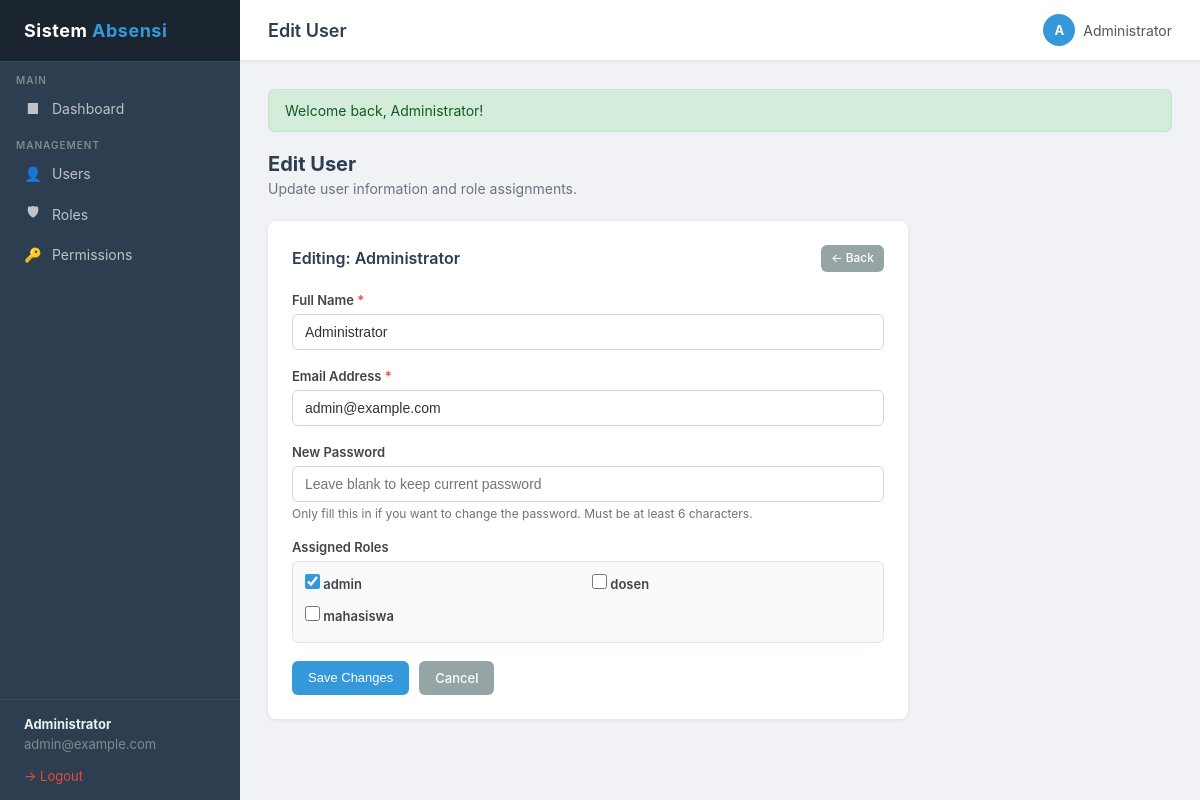
/index.php?page=users&action=edit&id=1 (signed in), run on the app's committed database.
### tables this page shows
CREATE TABLE IF NOT EXISTS users (
    id         INT AUTO_INCREMENT PRIMARY KEY,
    name       VARCHAR(100) NOT NULL,
    email      VARCHAR(100) UNIQUE NOT NULL,
    password   VARCHAR(255) NOT NULL,
    created_at TIMESTAMP DEFAULT CURRENT_TIMESTAMP,
    updated_at TIMESTAMP DEFAULT CURRENT_TIMESTAMP ON UPDATE CURRENT_TIMESTAMP
);

CREATE TABLE IF NOT EXISTS roles (
    id          INT AUTO_INCREMENT PRIMARY KEY,
    name        VARCHAR(50) UNIQUE NOT NULL,
    description VARCHAR(255),
    created_at  TIMESTAMP DEFAULT CURRENT_TIMESTAMP
);

### controllers/UserController.php (called while the page is built, shortened)
<?php
require_once __DIR__ . '/../core/Auth.php';
require_once __DIR__ . '/../models/User.php';
require_once __DIR__ . '/../models/Role.php';
class UserController {
    public function edit(int $id): void {
        $user = User::findById($id);
        $roles      = Role::findAll();
        $userRoles  = User::getRoles($id);
        $userRoleIds = array_column($userRoles, 'id');
        require __DIR__ . '/../views/users/edit.php';
    }
}

### core/Auth.php (called while the page is built, shortened)
<?php
require_once __DIR__ . '/../models/User.php';
class Auth {
    public static function user(): array|null {
        return $_SESSION['auth_user'] ?? null;
    }
    public static function hasPermission(string $permission): bool {
        $permissions = $_SESSION['auth_permissions'] ?? [];
        return in_array($permission, $permissions, true);
    }
}

### core/Database.php (called while the page is built, shortened)
<?php
class Database {
    private static ?Database $instance = null;
    private PDO $pdo;
    private function __construct() {
        $dsn = 'mysql:host=' . DB_HOST . ';dbname=' . DB_NAME . ';charset=utf8mb4';
        $options = [
            PDO::ATTR_ERRMODE            => PDO::ERRMODE_EXCEPTION,
            PDO::ATTR_DEFAULT_FETCH_MODE => PDO::FETCH_ASSOC,
            PDO::ATTR_EMULATE_PREPARES   => false,
        ];
        try {
            $this->pdo = new PDO($dsn, DB_USER, DB_PASS, $options);
        } catch (PDOException $e) {
            die('Database connection failed: ' . $e->getMessage());
        }
    }
    public static function getInstance(): Database {
        if (self::$instance === null) {
            self::$instance = new self();
        }
        return self::$instance;
    }
    public function query(string $sql, array $params = []): PDOStatement {
        $stmt = $this->pdo->prepare($sql);
        $stmt->execute($params);
        return $stmt;
    }
    public function fetch(string $sql, array $params = []): array|false {
        return $this->query($sql, $params)->fetch();
    }
    public function fetchAll(string $sql, array $params = []): array {
        return $this->query($sql, $params)->fetchAll();
    }
}

### models/User.php (called while the page is built, shortened)
<?php
require_once __DIR__ . '/../core/Database.php';
class User {
    public static function findById(int $id): array|false {
        $db = Database::getInstance();
        return $db->fetch('SELECT id, name, email, created_at, updated_at FROM users WHERE id = ?', [$id]);
    }
    public static function getRoles(int $userId): array {
        $db = Database::getInstance();
        return $db->fetchAll(
            'SELECT r.* FROM roles r
             INNER JOIN user_roles ur ON ur.role_id = r.id
             WHERE ur.user_id = ?',
            [$userId]
        );
    }
}

### models/Role.php (called while the page is built, shortened)
<?php
require_once __DIR__ . '/../core/Database.php';
class Role {
    public static function findAll(): array {
        $db = Database::getInstance();
        return $db->fetchAll('SELECT * FROM roles ORDER BY id ASC');
    }
}

### views/users/edit.php (the view, shortened to what this page needs)
<?php
$pageTitle = 'Edit User';
require __DIR__ . '/../../views/layouts/header.php';
?>
<div class="page-header">
    <h2>Edit User</h2>
    <p>Update user information and role assignments.</p>
</div>
<div class="card" style="max-width:640px;">
    <div class="card-header">
        <span class="card-title">Editing: <?= htmlspecialchars($user['name']) ?></span>
        <a href="<?= BASE_URL ?>/index.php?page=users&action=index" class="btn btn-secondary btn-sm">&larr; Back</a>
    </div>
    <form action="<?= BASE_URL ?>/index.php?page=users&action=update&id=<?= $user['id'] ?>" method="POST">
        <div class="form-group">
            <label for="name">Full Name <span style="color:#e74c3c;">*</span></label>
            <input type="text" id="name" name="name" class="form-control"
                   value="<?= htmlspecialchars($_POST['name'] ?? $user['name']) ?>"
                   required>
        </div>
        <div class="form-group">
            <label for="email">Email Address <span style="color:#e74c3c;">*</span></label>
            <input type="email" id="email" name="email" class="form-control"
                   value="<?= htmlspecialchars($_POST['email'] ?? $user['email']) ?>"
                   required>
        </div>
        <div class="form-group">
            <label for="password">New Password</label>
            <input type="password" id="password" name="password" class="form-control"
                   placeholder="Leave blank to keep current password">
            <p class="form-text">Only fill this in if you want to change the password. Must be at least 6 characters.</p>
        </div>
        <div class="form-group">
            <label>Assigned Roles</label>
            <?php if (!empty($roles)): ?>
            <div class="checkbox-grid">
                <?php foreach ($roles as $role): ?>
                <label class="checkbox-item">
                    <input type="checkbox" name="roles[]" value="<?= $role['id'] ?>"
                        <?= in_array($role['id'], $userRoleIds) ? 'checked' : '' ?>>
                    <?= htmlspecialchars($role['name']) ?>
                </label>
                <?php endforeach; ?>
            </div>
            <?php else: ?>
            <p class="text-muted">No roles available.</p>
            <?php endif; ?>
        </div>
        <div style="display:flex;gap:10px;margin-top:8px;">
            <button type="submit" class="btn btn-primary">Save Changes</button>
            <a href="<?= BASE_URL ?>/index.php?page=users&action=index" class="btn btn-secondary">Cancel</a>
        </div>
    </form>
</div>
<?php require __DIR__ . '/../../views/layouts/sidebar.php'; ?>

### views/layouts/header.php (shortened to what this page needs)
<!DOCTYPE html>
<html lang="en">
<head>
</head>
<body>
<?php
$currentPage   = $_GET['page'] ?? 'dashboard';
function isActive(string $page): string {
    global $currentPage;
    return $currentPage === $page ? 'active' : '';
}
$authUser = Auth::user();
$initials = $authUser ? strtoupper(substr($authUser['name'], 0, 1)) : '?';
?>
<aside class="sidebar">
    <a href="<?= BASE_URL ?>/index.php?page=dashboard&action=index" class="sidebar-brand">
        Sistem <span>Absensi</span>
    </a>
    <div class="sidebar-section">Main</div>
    <nav>
        <a href="<?= BASE_URL ?>/index.php?page=dashboard&action=index" class="<?= isActive('dashboard') ?>">
            <i class="icon">&#9632;</i> Dashboard
        </a>
    </nav>
    <?php if (Auth::hasPermission('user.view')): ?>
    <div class="sidebar-section">Management</div>
    <nav>
        <?php if (Auth::hasPermission('user.view')): ?>
        <a href="<?= BASE_URL ?>/index.php?page=users&action=index" class="<?= isActive('users') ?>">
            <i class="icon">&#128100;</i> Users
        </a>
        <?php endif; ?>
        <?php if (Auth::hasPermission('role.view')): ?>
        <a href="<?= BASE_URL ?>/index.php?page=roles&action=index" class="<?= isActive('roles') ?>">
            <i class="icon">&#128737;</i> Roles
        </a>
        <?php endif; ?>
        <?php if (Auth::hasPermission('permission.view')): ?>
        <a href="<?= BASE_URL ?>/index.php?page=permissions&action=index" class="<?= isActive('permissions') ?>">
            <i class="icon">&#128273;</i> Permissions
        </a>
        <?php endif; ?>
    </nav>
    <?php endif; ?>
    <div class="sidebar-footer">
        <strong><?= htmlspecialchars($authUser['name'] ?? '') ?></strong>
        <?= htmlspecialchars($authUser['email'] ?? '') ?>
        <br><br>
        <a href="<?= BASE_URL ?>/index.php?page=auth&action=logout">&#8594; Logout</a>
    </div>
</aside>
<div class="main-wrapper">
    <div class="topbar">
        <h1><?= htmlspecialchars($pageTitle ?? 'Dashboard') ?></h1>
        <div class="user-info">
            <div class="avatar"><?= $initials ?></div>
            <span><?= htmlspecialchars($authUser['name'] ?? '') ?></span>
        </div>
    </div>
    <div class="content">
<?php
if (!empty($_SESSION['flash'])):
    $flash = $_SESSION['flash'];
?>
        <div class="flash <?= htmlspecialchars($flash['type']) ?>">
            <?= $flash['message'] ?>
        </div>
<?php endif; ?>

### views/layouts/header.php (style rules this page uses)
*, *::before, *::after { box-sizing: border-box; margin: 0; padding: 0; }
body { font-family: -apple-system, BlinkMacSystemFont, 'Segoe UI', Roboto, Oxygen, sans-serif; background: #f0f2f5; color: #333; display: flex; min-height: 100vh; }
.sidebar { width: 240px; min-height: 100vh; background: #2c3e50; color: #ecf0f1; display: flex; flex-direction: column; flex-shrink: 0; position: fixed; top: 0; left: 0; bottom: 0; }
.sidebar-brand { padding: 20px 24px; font-size: 18px; font-weight: 700; letter-spacing: 0.5px; border-bottom: 1px solid #34495e; background: #1a252f; text-decoration: none; color: #fff; display: block; }
.sidebar-brand span { color: #3498db; }
.sidebar-section { padding: 12px 16px 4px; font-size: 10px; text-transform: uppercase; letter-spacing: 1px; color: #7f8c8d; font-weight: 600; }
.sidebar nav a { display: flex; align-items: center; gap: 10px; padding: 10px 24px; color: #bdc3c7; text-decoration: none; font-size: 14px; transition: background 0.15s, color 0.15s; }
.sidebar nav a .icon { width: 18px; text-align: center; font-style: normal; }
.sidebar-footer { margin-top: auto; padding: 16px 24px; border-top: 1px solid #34495e; font-size: 13px; color: #7f8c8d; }
.sidebar-footer strong { display: block; color: #ecf0f1; margin-bottom: 4px; }
.sidebar-footer a { color: #e74c3c; text-decoration: none; font-size: 13px; }
.main-wrapper { margin-left: 240px; flex: 1; display: flex; flex-direction: column; min-height: 100vh; }
.topbar { background: #fff; padding: 14px 28px; border-bottom: 1px solid #e0e4e8; display: flex; align-items: center; justify-content: space-between; position: sticky; top: 0; z-index: 100; box-shadow: 0 1px 4px rgba(0,0,0,0.06); }
.topbar h1 { font-size: 18px; font-weight: 600; color: #2c3e50; }
.topbar .user-info { display: flex; align-items: center; gap: 8px; font-size: 14px; color: #555; }
.topbar .user-info .avatar { width: 32px; height: 32px; border-radius: 50%; background: #3498db; color: #fff; display: flex; align-items: center; justify-content: center; font-weight: 700; font-size: 13px; }
.content { padding: 28px; flex: 1; }
.flash { padding: 12px 16px; border-radius: 6px; margin-bottom: 20px; font-size: 14px; display: flex; align-items: flex-start; gap: 8px; }
.flash.success { background: #d4edda; color: #155724; border: 1px solid #c3e6cb; }
.card { background: #fff; border-radius: 8px; box-shadow: 0 1px 4px rgba(0,0,0,0.08); padding: 24px; margin-bottom: 24px; }
.card-header { display: flex; align-items: center; justify-content: space-between; margin-bottom: 20px; }
.card-title { font-size: 16px; font-weight: 600; color: #2c3e50; }
.btn { display: inline-flex; align-items: center; gap: 6px; padding: 8px 16px; border-radius: 6px; border: none; cursor: pointer; font-size: 13px; font-weight: 500; text-decoration: none; transition: opacity 0.15s, background 0.15s; line-height: 1.4; }
.btn-primary { background: #3498db; color: #fff; }
.btn-secondary { background: #95a5a6; color: #fff; }
.btn-sm { padding: 5px 10px; font-size: 12px; }
.form-group { margin-bottom: 18px; }
.form-group label { display: block; font-size: 13px; font-weight: 600; color: #444; margin-bottom: 6px; }
.form-control { width: 100%; padding: 9px 12px; border: 1px solid #d1d5db; border-radius: 6px; font-size: 14px; color: #333; background: #fff; transition: border-color 0.15s, box-shadow 0.15s; outline: none; }
.form-text { font-size: 12px; color: #6b7280; margin-top: 4px; }
.checkbox-grid { display: grid; grid-template-columns: repeat(auto-fill, minmax(200px, 1fr)); gap: 8px; padding: 12px; background: #f8f9fa; border: 1px solid #e0e4e8; border-radius: 6px; max-height: 220px; overflow-y: auto; }
.checkbox-item { display: flex; align-items: center; gap: 8px; font-size: 13px; cursor: pointer; }
.checkbox-item input[type="checkbox"] { width: 15px; height: 15px; accent-color: #3498db; cursor: pointer; }
.page-header { margin-bottom: 24px; }
.page-header h2 { font-size: 20px; font-weight: 700; color: #2c3e50; }
.page-header p { font-size: 14px; color: #6b7280; margin-top: 4px; }

### data on the page
users: name "Administrator", email "admin@example.com", name "A"
roles: id "☑", name "admin"
roles: name "dosen"
roles: name "mahasiswa"

### other printed values
$pageTitle "Edit User"
$flash['message'] "Welcome back, Administrator!"
